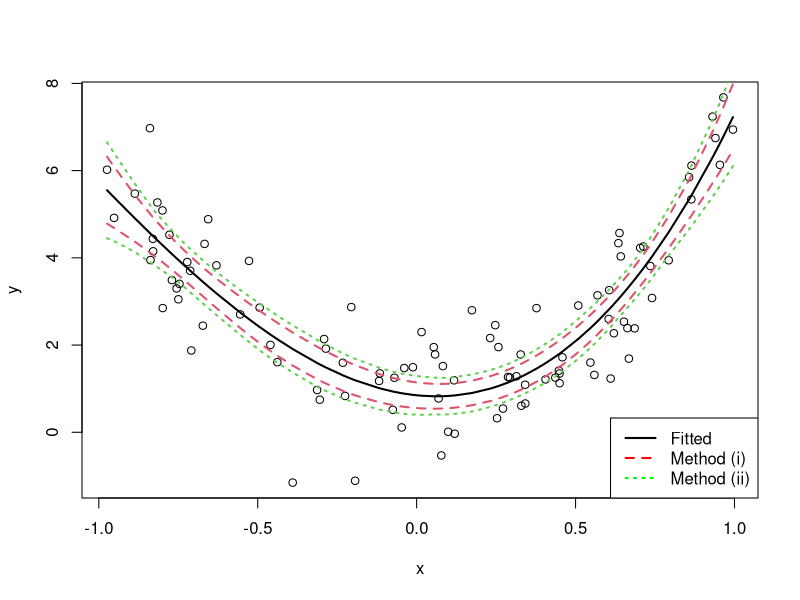

Here is the R script that generated this plot:
if(!require(mvtnorm)){install.packages("mvtnorm")}
library(mvtnorm)
n = 100
d = 3
x = sort(runif(n,-1,1))
X_mat = cbind(1,x,x^2,x^3)
beta = c(1,-1,5,2)
y = X_mat%*%beta+rnorm(100)
plot(x,y)
fit = lm(y~X_mat-1)
beta_hat = fit$coefficients
sigma_hat = summary(fit)$sigma
b_cov = sigma_hat^2*summary(fit)$cov.unscaled
alpha = 0.05
band.1 = matrix(0,nrow=n,ncol=2)
for(i in 1:n){
  band.1[i,] = as.numeric(X_mat[i,]%*%beta_hat)+qnorm(alpha/2)*c(1,-1)*as.numeric(sqrt(t(X_mat[i,])%*%b_cov%*%X_mat[i,]))
}
y_hat = fit$fitted.values
lines(x,y_hat,lwd=2)
lines(x,band.1[,1],col=2,lty=2,lwd=2)
lines(x,band.1[,2],col=2,lty=2,lwd=2)
thresh = sigma_hat^2*qchisq(1-alpha,d+1)
b_samp = rmvnorm(10000,mean=beta_hat,sigma=b_cov)
b_samp_95 = {}
for(i in 1:10000){
  val = t(beta_hat-b_samp[i,])%*%(t(X_mat)%*%X_mat)%*%(beta_hat-b_samp[i,])
  if(val<=thresh){
    b_samp_95 = cbind(b_samp_95,b_samp[i,])
  }
}

# band.2 = X_mat%*%t(b_samp)
# band.2 = apply(band.2,1,quantile,c(0.025,0.975))
# lines(x,band.2[1,],col=3,lty=3)
# lines(x,band.2[2,],col=3,lty=3)
# 

band.2 = X_mat%*%b_samp_95
band.2 = cbind(apply(band.2,1,min),apply(band.2,1,max))
lines(x,band.2[,1],col=3,lty=3,lwd=2)
lines(x,band.2[,2],col=3,lty=3,lwd=2)
legend("bottomright", legend=c("Fitted","Method (i)", "Method (ii)"),
       col=c("black","red", "green"), lty=1:3,lwd=2)
